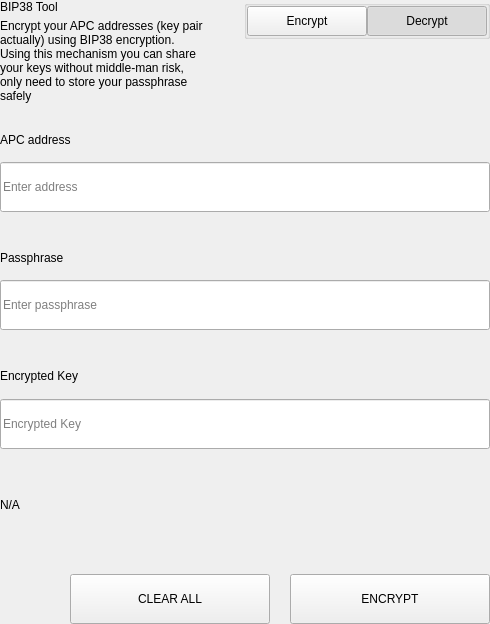
<?xml version="1.0" encoding="UTF-8"?>
<ui version="4.0">
 <class>SettingsBitToolWidget</class>
 <widget class="QWidget" name="SettingsBitToolWidget">
  <property name="geometry">
   <rect>
    <x>0</x>
    <y>0</y>
    <width>490</width>
    <height>624</height>
   </rect>
  </property>
  <property name="windowTitle">
   <string>Form</string>
  </property>
  <layout class="QVBoxLayout" name="verticalLayout">
   <property name="spacing">
    <number>0</number>
   </property>
   <property name="leftMargin">
    <number>0</number>
   </property>
   <property name="topMargin">
    <number>0</number>
   </property>
   <property name="rightMargin">
    <number>0</number>
   </property>
   <property name="bottomMargin">
    <number>0</number>
   </property>
   <item>
    <widget class="QWidget" name="left" native="true">
     <layout class="QVBoxLayout" name="verticalLayout_3">
      <property name="leftMargin">
       <number>0</number>
      </property>
      <property name="topMargin">
       <number>0</number>
      </property>
      <property name="rightMargin">
       <number>0</number>
      </property>
      <property name="bottomMargin">
       <number>0</number>
      </property>
      <item>
       <layout class="QVBoxLayout" name="verticalLayout_2">
        <property name="spacing">
         <number>0</number>
        </property>
        <item>
         <layout class="QHBoxLayout" name="horizontalLayout_3" stretch="3,1">
          <property name="spacing">
           <number>40</number>
          </property>
          <item>
           <layout class="QVBoxLayout" name="verticalLayoutTitle">
            <property name="spacing">
             <number>5</number>
            </property>
            <item>
             <widget class="QLabel" name="labelTitle">
              <property name="text">
               <string>BIP38 Tool</string>
              </property>
             </widget>
            </item>
            <item>
             <widget class="QLabel" name="labelSubtitle1">
              <property name="text">
               <string>Encrypt your APC addresses (key pair actually) using BIP38 encryption.
Using this mechanism you can share your keys without middle-man risk, only need to store your passphrase safely</string>
              </property>
              <property name="wordWrap">
               <bool>true</bool>
              </property>
             </widget>
            </item>
           </layout>
          </item>
          <item alignment="Qt::AlignTop">
           <widget class="QGroupBox" name="groupBox">
            <property name="title">
             <string/>
            </property>
            <property name="alignment">
             <set>Qt::AlignLeading|Qt::AlignLeft|Qt::AlignTop</set>
            </property>
            <layout class="QHBoxLayout" name="horizontalLayout_4">
             <property name="spacing">
              <number>0</number>
             </property>
             <property name="leftMargin">
              <number>0</number>
             </property>
             <property name="topMargin">
              <number>0</number>
             </property>
             <property name="rightMargin">
              <number>0</number>
             </property>
             <property name="bottomMargin">
              <number>0</number>
             </property>
             <item>
              <spacer name="horizontalSpacer">
               <property name="orientation">
                <enum>Qt::Horizontal</enum>
               </property>
               <property name="sizeHint" stdset="0">
                <size>
                 <width>40</width>
                 <height>20</height>
                </size>
               </property>
              </spacer>
             </item>
             <item>
              <widget class="QPushButton" name="pushLeft">
               <property name="minimumSize">
                <size>
                 <width>120</width>
                 <height>30</height>
                </size>
               </property>
               <property name="maximumSize">
                <size>
                 <width>120</width>
                 <height>30</height>
                </size>
               </property>
               <property name="focusPolicy">
                <enum>Qt::NoFocus</enum>
               </property>
               <property name="text">
                <string>Encrypt</string>
               </property>
               <property name="checkable">
                <bool>true</bool>
               </property>
               <property name="autoExclusive">
                <bool>true</bool>
               </property>
              </widget>
             </item>
             <item>
              <widget class="QPushButton" name="pushRight">
               <property name="minimumSize">
                <size>
                 <width>120</width>
                 <height>30</height>
                </size>
               </property>
               <property name="maximumSize">
                <size>
                 <width>120</width>
                 <height>30</height>
                </size>
               </property>
               <property name="focusPolicy">
                <enum>Qt::NoFocus</enum>
               </property>
               <property name="text">
                <string>Decrypt</string>
               </property>
               <property name="checkable">
                <bool>true</bool>
               </property>
               <property name="checked">
                <bool>true</bool>
               </property>
               <property name="autoExclusive">
                <bool>true</bool>
               </property>
              </widget>
             </item>
            </layout>
           </widget>
          </item>
         </layout>
        </item>
        <item>
         <widget class="QStackedWidget" name="stackedWidget">
          <property name="currentIndex">
           <number>1</number>
          </property>
          <widget class="QWidget" name="pageDecrypt">
           <layout class="QVBoxLayout" name="verticalLayout_5">
            <property name="spacing">
             <number>0</number>
            </property>
            <property name="leftMargin">
             <number>0</number>
            </property>
            <property name="topMargin">
             <number>0</number>
            </property>
            <property name="rightMargin">
             <number>0</number>
            </property>
            <property name="bottomMargin">
             <number>0</number>
            </property>
            <item>
             <widget class="QWidget" name="widget" native="true">
              <property name="minimumSize">
               <size>
                <width>0</width>
                <height>100</height>
               </size>
              </property>
              <layout class="QVBoxLayout" name="verticalLayout_4">
               <property name="spacing">
                <number>0</number>
               </property>
               <property name="leftMargin">
                <number>0</number>
               </property>
               <property name="topMargin">
                <number>0</number>
               </property>
               <property name="rightMargin">
                <number>0</number>
               </property>
               <property name="bottomMargin">
                <number>0</number>
               </property>
               <item>
                <spacer name="verticalSpacer_2">
                 <property name="orientation">
                  <enum>Qt::Vertical</enum>
                 </property>
                 <property name="sizeType">
                  <enum>QSizePolicy::Fixed</enum>
                 </property>
                 <property name="sizeHint" stdset="0">
                  <size>
                   <width>20</width>
                   <height>20</height>
                  </size>
                 </property>
                </spacer>
               </item>
               <item>
                <layout class="QHBoxLayout" name="horizontalLayout_6" stretch="2">
                 <property name="spacing">
                  <number>0</number>
                 </property>
                 <item>
                  <layout class="QVBoxLayout" name="verticalLayout_7">
                   <property name="spacing">
                    <number>9</number>
                   </property>
                   <item>
                    <widget class="QLabel" name="labelSubtitleKey">
                     <property name="minimumSize">
                      <size>
                       <width>0</width>
                       <height>20</height>
                      </size>
                     </property>
                     <property name="maximumSize">
                      <size>
                       <width>16777215</width>
                       <height>20</height>
                      </size>
                     </property>
                     <property name="text">
                      <string>Encrypted key</string>
                     </property>
                    </widget>
                   </item>
                   <item>
                    <widget class="QLineEdit" name="lineEditKey">
                     <property name="minimumSize">
                      <size>
                       <width>0</width>
                       <height>50</height>
                      </size>
                     </property>
                     <property name="maximumSize">
                      <size>
                       <width>16777215</width>
                       <height>50</height>
                      </size>
                     </property>
                     <property name="placeholderText">
                      <string>Enter a encrypted key</string>
                     </property>
                    </widget>
                   </item>
                  </layout>
                 </item>
                </layout>
               </item>
               <item>
                <spacer name="verticalSpacer_3">
                 <property name="orientation">
                  <enum>Qt::Vertical</enum>
                 </property>
                 <property name="sizeType">
                  <enum>QSizePolicy::Fixed</enum>
                 </property>
                 <property name="sizeHint" stdset="0">
                  <size>
                   <width>20</width>
                   <height>20</height>
                  </size>
                 </property>
                </spacer>
               </item>
               <item>
                <layout class="QVBoxLayout" name="verticalLayout_9">
                 <property name="spacing">
                  <number>9</number>
                 </property>
                 <item>
                  <widget class="QLabel" name="labelSubtitlePassphrase">
                   <property name="maximumSize">
                    <size>
                     <width>16777215</width>
                     <height>20</height>
                    </size>
                   </property>
                   <property name="text">
                    <string>Passphrase</string>
                   </property>
                  </widget>
                 </item>
                 <item>
                  <widget class="QLineEdit" name="lineEditPassphrase">
                   <property name="minimumSize">
                    <size>
                     <width>0</width>
                     <height>50</height>
                    </size>
                   </property>
                   <property name="maximumSize">
                    <size>
                     <width>16777215</width>
                     <height>50</height>
                    </size>
                   </property>
                   <property name="placeholderText">
                    <string>Enter a passphrase</string>
                   </property>
                  </widget>
                 </item>
                </layout>
               </item>
               <item>
                <spacer name="verticalSpacer_4">
                 <property name="orientation">
                  <enum>Qt::Vertical</enum>
                 </property>
                 <property name="sizeType">
                  <enum>QSizePolicy::Fixed</enum>
                 </property>
                 <property name="sizeHint" stdset="0">
                  <size>
                   <width>20</width>
                   <height>20</height>
                  </size>
                 </property>
                </spacer>
               </item>
               <item>
                <widget class="QWidget" name="widget_3" native="true">
                 <property name="sizePolicy">
                  <sizepolicy hsizetype="Preferred" vsizetype="Fixed">
                   <horstretch>0</horstretch>
                   <verstretch>0</verstretch>
                  </sizepolicy>
                 </property>
                 <layout class="QVBoxLayout" name="verticalLayout_10">
                  <property name="spacing">
                   <number>9</number>
                  </property>
                  <property name="leftMargin">
                   <number>0</number>
                  </property>
                  <property name="topMargin">
                   <number>0</number>
                  </property>
                  <property name="rightMargin">
                   <number>0</number>
                  </property>
                  <property name="bottomMargin">
                   <number>0</number>
                  </property>
                  <item>
                   <widget class="QLabel" name="labelSubtitleDecryptResult">
                    <property name="minimumSize">
                     <size>
                      <width>0</width>
                      <height>20</height>
                     </size>
                    </property>
                    <property name="maximumSize">
                     <size>
                      <width>16777215</width>
                      <height>20</height>
                     </size>
                    </property>
                    <property name="text">
                     <string>Decrypted address result</string>
                    </property>
                   </widget>
                  </item>
                  <item>
                   <widget class="QWidget" name="widget_4" native="true">
                    <layout class="QHBoxLayout" name="horizontalLayout" stretch="6,0,1">
                     <property name="spacing">
                      <number>0</number>
                     </property>
                     <property name="leftMargin">
                      <number>0</number>
                     </property>
                     <property name="topMargin">
                      <number>0</number>
                     </property>
                     <property name="rightMargin">
                      <number>0</number>
                     </property>
                     <property name="bottomMargin">
                      <number>0</number>
                     </property>
                     <item alignment="Qt::AlignVCenter">
                      <widget class="QLineEdit" name="lineEditDecryptResult">
                       <property name="minimumSize">
                        <size>
                         <width>0</width>
                         <height>50</height>
                        </size>
                       </property>
                       <property name="maximumSize">
                        <size>
                         <width>16777215</width>
                         <height>50</height>
                        </size>
                       </property>
                       <property name="placeholderText">
                        <string>Decrypted Address</string>
                       </property>
                      </widget>
                     </item>
                     <item>
                      <spacer name="horizontalSpacer_4">
                       <property name="orientation">
                        <enum>Qt::Horizontal</enum>
                       </property>
                       <property name="sizeType">
                        <enum>QSizePolicy::Fixed</enum>
                       </property>
                       <property name="sizeHint" stdset="0">
                        <size>
                         <width>20</width>
                         <height>50</height>
                        </size>
                       </property>
                      </spacer>
                     </item>
                     <item>
                      <widget class="QPushButton" name="pushButtonImport">
                       <property name="minimumSize">
                        <size>
                         <width>140</width>
                         <height>40</height>
                        </size>
                       </property>
                       <property name="text">
                        <string>Import Address</string>
                       </property>
                      </widget>
                     </item>
                    </layout>
                   </widget>
                  </item>
                 </layout>
                </widget>
               </item>
               <item>
                <widget class="QLabel" name="statusLabel_DEC">
                 <property name="maximumSize">
                  <size>
                   <width>16777215</width>
                   <height>40</height>
                  </size>
                 </property>
                 <property name="text">
                  <string/>
                 </property>
                </widget>
               </item>
               <item>
                <spacer name="verticalSpacer">
                 <property name="orientation">
                  <enum>Qt::Vertical</enum>
                 </property>
                 <property name="sizeType">
                  <enum>QSizePolicy::Preferred</enum>
                 </property>
                 <property name="sizeHint" stdset="0">
                  <size>
                   <width>20</width>
                   <height>20</height>
                  </size>
                 </property>
                </spacer>
               </item>
               <item>
                <layout class="QHBoxLayout" name="horizontalLayout_7">
                 <property name="spacing">
                  <number>0</number>
                 </property>
                 <item>
                  <spacer name="horizontalSpacer_5">
                   <property name="orientation">
                    <enum>Qt::Horizontal</enum>
                   </property>
                   <property name="sizeType">
                    <enum>QSizePolicy::Expanding</enum>
                   </property>
                   <property name="sizeHint" stdset="0">
                    <size>
                     <width>40</width>
                     <height>20</height>
                    </size>
                   </property>
                  </spacer>
                 </item>
                 <item>
                  <widget class="QPushButton" name="pushButtonDecryptClear">
                   <property name="minimumSize">
                    <size>
                     <width>200</width>
                     <height>50</height>
                    </size>
                   </property>
                   <property name="maximumSize">
                    <size>
                     <width>200</width>
                     <height>50</height>
                    </size>
                   </property>
                   <property name="text">
                    <string>CLEAR</string>
                   </property>
                  </widget>
                 </item>
                 <item>
                  <spacer name="horizontalSpacer_3">
                   <property name="orientation">
                    <enum>Qt::Horizontal</enum>
                   </property>
                   <property name="sizeType">
                    <enum>QSizePolicy::Fixed</enum>
                   </property>
                   <property name="sizeHint" stdset="0">
                    <size>
                     <width>20</width>
                     <height>20</height>
                    </size>
                   </property>
                  </spacer>
                 </item>
                 <item>
                  <widget class="QPushButton" name="pushButtonDecrypt">
                   <property name="minimumSize">
                    <size>
                     <width>200</width>
                     <height>50</height>
                    </size>
                   </property>
                   <property name="maximumSize">
                    <size>
                     <width>200</width>
                     <height>50</height>
                    </size>
                   </property>
                   <property name="text">
                    <string>DECRYPT KEY</string>
                   </property>
                  </widget>
                 </item>
                </layout>
               </item>
              </layout>
             </widget>
            </item>
           </layout>
          </widget>
          <widget class="QWidget" name="pageEncrypt">
           <layout class="QVBoxLayout" name="verticalLayout_11">
            <property name="spacing">
             <number>0</number>
            </property>
            <property name="leftMargin">
             <number>0</number>
            </property>
            <property name="topMargin">
             <number>0</number>
            </property>
            <property name="rightMargin">
             <number>0</number>
            </property>
            <property name="bottomMargin">
             <number>0</number>
            </property>
            <item>
             <spacer name="verticalSpacer_8">
              <property name="orientation">
               <enum>Qt::Vertical</enum>
              </property>
              <property name="sizeType">
               <enum>QSizePolicy::Fixed</enum>
              </property>
              <property name="sizeHint" stdset="0">
               <size>
                <width>20</width>
                <height>20</height>
               </size>
              </property>
             </spacer>
            </item>
            <item>
             <widget class="QWidget" name="containerAddressEnc" native="true">
              <layout class="QVBoxLayout" name="containerAddressEncLayout">
               <property name="spacing">
                <number>5</number>
               </property>
               <property name="leftMargin">
                <number>0</number>
               </property>
               <property name="topMargin">
                <number>0</number>
               </property>
               <property name="rightMargin">
                <number>0</number>
               </property>
               <property name="bottomMargin">
                <number>0</number>
               </property>
               <item>
                <widget class="QLabel" name="labelSubtitleAddress">
                 <property name="minimumSize">
                  <size>
                   <width>0</width>
                   <height>20</height>
                  </size>
                 </property>
                 <property name="maximumSize">
                  <size>
                   <width>16777215</width>
                   <height>20</height>
                  </size>
                 </property>
                 <property name="text">
                  <string>APC address</string>
                 </property>
                </widget>
               </item>
               <item>
                <widget class="QLineEdit" name="addressIn_ENC">
                 <property name="minimumSize">
                  <size>
                   <width>0</width>
                   <height>50</height>
                  </size>
                 </property>
                 <property name="placeholderText">
                  <string>Enter address</string>
                 </property>
                </widget>
               </item>
              </layout>
             </widget>
            </item>
            <item>
             <spacer name="verticalSpacer_6">
              <property name="orientation">
               <enum>Qt::Vertical</enum>
              </property>
              <property name="sizeType">
               <enum>QSizePolicy::Fixed</enum>
              </property>
              <property name="sizeHint" stdset="0">
               <size>
                <width>20</width>
                <height>20</height>
               </size>
              </property>
             </spacer>
            </item>
            <item>
             <widget class="QWidget" name="containerAddress" native="true">
              <layout class="QHBoxLayout" name="horizontalLayout_9" stretch="2">
               <property name="spacing">
                <number>0</number>
               </property>
               <property name="leftMargin">
                <number>0</number>
               </property>
               <property name="topMargin">
                <number>0</number>
               </property>
               <property name="rightMargin">
                <number>0</number>
               </property>
               <property name="bottomMargin">
                <number>0</number>
               </property>
               <item>
                <layout class="QVBoxLayout" name="verticalLayout_8">
                 <property name="spacing">
                  <number>5</number>
                 </property>
                 <item>
                  <widget class="QLabel" name="labelSubtitleMessage">
                   <property name="minimumSize">
                    <size>
                     <width>0</width>
                     <height>20</height>
                    </size>
                   </property>
                   <property name="maximumSize">
                    <size>
                     <width>16777215</width>
                     <height>20</height>
                    </size>
                   </property>
                   <property name="text">
                    <string>Passphrase</string>
                   </property>
                  </widget>
                 </item>
                 <item>
                  <widget class="QLineEdit" name="passphraseIn_ENC">
                   <property name="minimumSize">
                    <size>
                     <width>0</width>
                     <height>50</height>
                    </size>
                   </property>
                   <property name="maximumSize">
                    <size>
                     <width>16777215</width>
                     <height>50</height>
                    </size>
                   </property>
                   <property name="placeholderText">
                    <string>Enter passphrase</string>
                   </property>
                  </widget>
                 </item>
                </layout>
               </item>
              </layout>
             </widget>
            </item>
            <item>
             <spacer name="verticalSpacer_7">
              <property name="orientation">
               <enum>Qt::Vertical</enum>
              </property>
              <property name="sizeType">
               <enum>QSizePolicy::Fixed</enum>
              </property>
              <property name="sizeHint" stdset="0">
               <size>
                <width>20</width>
                <height>20</height>
               </size>
              </property>
             </spacer>
            </item>
            <item>
             <widget class="QWidget" name="widget_2" native="true">
              <property name="minimumSize">
               <size>
                <width>0</width>
                <height>75</height>
               </size>
              </property>
              <property name="maximumSize">
               <size>
                <width>16777215</width>
                <height>16777215</height>
               </size>
              </property>
              <layout class="QVBoxLayout" name="verticalLayout_6">
               <property name="leftMargin">
                <number>0</number>
               </property>
               <property name="topMargin">
                <number>0</number>
               </property>
               <property name="rightMargin">
                <number>0</number>
               </property>
               <property name="bottomMargin">
                <number>0</number>
               </property>
               <item>
                <widget class="QLabel" name="labelSubtitleEncryptedKey">
                 <property name="minimumSize">
                  <size>
                   <width>0</width>
                   <height>20</height>
                  </size>
                 </property>
                 <property name="maximumSize">
                  <size>
                   <width>16777215</width>
                   <height>20</height>
                  </size>
                 </property>
                 <property name="text">
                  <string>Encrypted Key</string>
                 </property>
                </widget>
               </item>
               <item>
                <widget class="QLineEdit" name="encryptedKeyOut_ENC">
                 <property name="minimumSize">
                  <size>
                   <width>0</width>
                   <height>50</height>
                  </size>
                 </property>
                 <property name="placeholderText">
                  <string>Encrypted Key</string>
                 </property>
                </widget>
               </item>
              </layout>
             </widget>
            </item>
            <item>
             <widget class="QLabel" name="statusLabel_ENC">
              <property name="text">
               <string notr="true">N/A</string>
              </property>
             </widget>
            </item>
            <item>
             <spacer name="verticalSpacer_5">
              <property name="orientation">
               <enum>Qt::Vertical</enum>
              </property>
              <property name="sizeType">
               <enum>QSizePolicy::Fixed</enum>
              </property>
              <property name="sizeHint" stdset="0">
               <size>
                <width>20</width>
                <height>20</height>
               </size>
              </property>
             </spacer>
            </item>
            <item>
             <layout class="QHBoxLayout" name="horizontalLayout_8">
              <property name="spacing">
               <number>0</number>
              </property>
              <item>
               <spacer name="horizontalSpacer_6">
                <property name="orientation">
                 <enum>Qt::Horizontal</enum>
                </property>
                <property name="sizeType">
                 <enum>QSizePolicy::Expanding</enum>
                </property>
                <property name="sizeHint" stdset="0">
                 <size>
                  <width>40</width>
                  <height>20</height>
                 </size>
                </property>
               </spacer>
              </item>
              <item>
               <widget class="QPushButton" name="pushButtonClear">
                <property name="minimumSize">
                 <size>
                  <width>200</width>
                  <height>50</height>
                 </size>
                </property>
                <property name="focusPolicy">
                 <enum>Qt::NoFocus</enum>
                </property>
                <property name="text">
                 <string>CLEAR ALL</string>
                </property>
               </widget>
              </item>
              <item>
               <spacer name="horizontalSpacer_2">
                <property name="orientation">
                 <enum>Qt::Horizontal</enum>
                </property>
                <property name="sizeType">
                 <enum>QSizePolicy::Fixed</enum>
                </property>
                <property name="sizeHint" stdset="0">
                 <size>
                  <width>20</width>
                  <height>20</height>
                 </size>
                </property>
               </spacer>
              </item>
              <item>
               <widget class="QPushButton" name="pushButtonEncrypt">
                <property name="minimumSize">
                 <size>
                  <width>200</width>
                  <height>50</height>
                 </size>
                </property>
                <property name="maximumSize">
                 <size>
                  <width>200</width>
                  <height>50</height>
                 </size>
                </property>
                <property name="focusPolicy">
                 <enum>Qt::NoFocus</enum>
                </property>
                <property name="text">
                 <string>ENCRYPT</string>
                </property>
               </widget>
              </item>
             </layout>
            </item>
           </layout>
          </widget>
         </widget>
        </item>
       </layout>
      </item>
     </layout>
    </widget>
   </item>
  </layout>
 </widget>
 <resources/>
 <connections/>
</ui>
